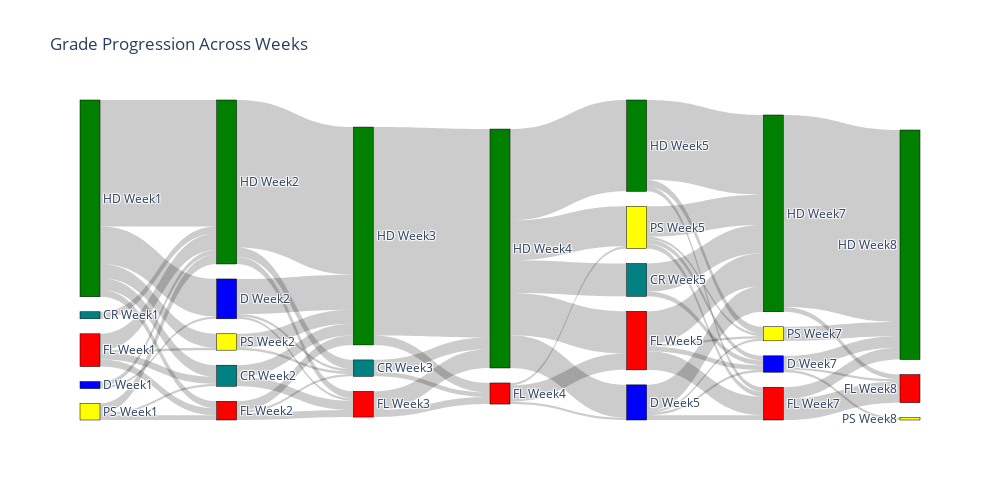

Write notebook code for a chart like this one.
### Code cell
# Build Sankey diagram
fig = go.Figure(data=[go.Sankey(
    arrangement='snap',
    node=dict(
        pad=15,
        thickness=20,
        line=dict(color="black", width=0.5),
        label=all_labels,
        color=node_colors
    ),
    link=dict(
        source=sources, 
        target=targets, 
        value=values
    )
    )],
    layout=go.Layout(autosize=False, width=1000, height=500)
)

fig.update_layout(title_text="Grade Progression Across Weeks", font_size=12)
fig.write_image(join("images", "weekly.png"), engine='orca')
fig.show()

### Figure 1 — Plotly figure (JSON) as saved in the notebook; plotly's stock layout.template omitted (floating-point values rounded to 4 significant figures)
{"data": [{"arrangement": "snap", "link": {"source": [0, 0, 0, 0, 0, 1, 1, 2, 3, 3, 3, 4, 4, 4, 4, 5, 5, 5, 6, 6, 6, 7, 7, 8, 8, 9, 9, 9, 10, 10, 12, 12, 14, 14, 15, 15, 15, 15, 15, 19, 19, 19, 20, 20, 20, 21, 21, 21, 21, 22, 22, 23, 23, 23, 23, 24, 24, 24, 24, 25, 25, 26, 26, 26, 28, 29, 29], "target": [5, 6, 7, 8, 9, 5, 6, 5, 5, 7, 9, 5, 7, 8, 9, 10, 12, 14, 10, 12, 14, 10, 14, 10, 12, 10, 12, 14, 15, 19, 15, 19, 15, 19, 20, 21, 22, 23, 24, 21, 23, 24, 25, 28, 29, 25, 26, 28, 29, 25, 26, 25, 26, 28, 29, 25, 26, 28, 29, 30, 34, 30, 33, 34, 30, 30, 34], "value": [54, 16, 5, 6, 3, 2, 1, 3, 4, 1, 2, 7, 3, 1, 3, 63, 4, 3, 15, 1, 1, 5, 4, 6, 1, 4, 1, 3, 89, 4, 5, 2, 8, 3, 39, 14, 14, 17, 18, 1, 1, 7, 34, 3, 2, 11, 1, 1, 2, 12, 2, 13, 2, 1, 2, 14, 2, 1, 8, 82, 2, 5, 1, 1, 6, 5, 9]}, "node": {"color": ["green", "blue", "teal", "yellow", "red", "green", "blue", "teal", "yellow", "red", "green", "blue", "teal", "yellow", "red", "green", "blue", "teal", "yellow", "red", "green", "blue", "teal", "yellow", "red", "green", "blue", "teal", "yellow", "red", "green", "blue", "teal", "yellow", "red"], "label": ["HD Week1", "D Week1", "CR Week1", "PS Week1", "FL Week1", "HD Week2", "D Week2", "CR Week2", "PS Week2", "FL Week2", "HD Week3", "D Week3", "CR Week3", "PS Week3", "FL Week3", "HD Week4", "D Week4", "CR Week4", "PS Week4", "FL Week4", "HD Week5", "D Week5", "CR Week5", "PS Week5", "FL Week5", "HD Week7", "D Week7", "CR Week7", "PS Week7", "FL Week7", "HD Week8", "D Week8", "CR Week8", "PS Week8", "FL Week8"], "line": {"color": "black", "width": 0.5}, "pad": 15, "thickness": 20}, "type": "sankey"}], "layout": {"autosize": false, "font": {"size": 12}, "height": 500, "title": {"text": "Grade Progression Across Weeks"}, "width": 1000}}
